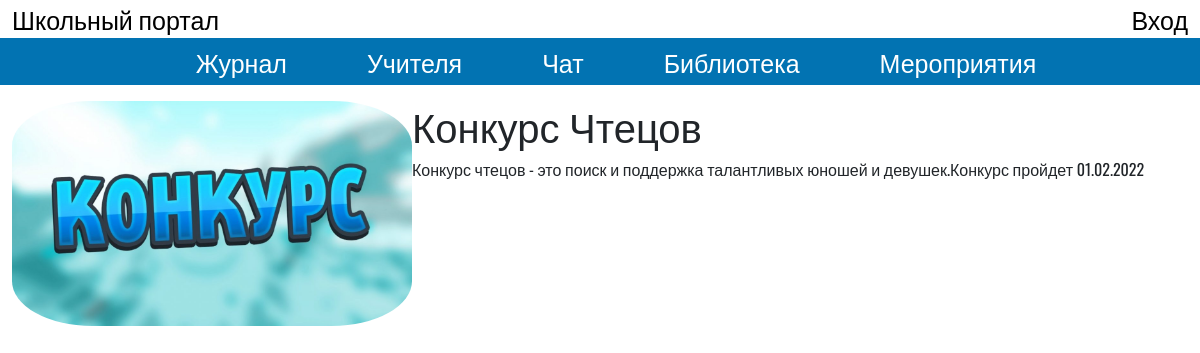
The app's page /candidat.php?id=3 with its own data.
### tables this page shows
CREATE TABLE `events` (
  `id` int(11) NOT NULL,
  `fio` text NOT NULL,
  `about` text NOT NULL,
  `img` text NOT NULL
);

### candidat.php (the view)
<?php
    require_once "blocks/header.php"
?>
    <?php
    $id = $_GET['id'];
    require_once "php/connect.php";
    $sql = "SELECT `fio`, `about`, `img` FROM `events` WHERE `id`='$id'";
    $candidate = $mysql->query($sql)->fetch_assoc();
    ?>
    <main>
        <div class="container">
            <div class="info">
                <img src="<?php echo $candidate['img']; ?>" alt="">
                <div class="content">
                    <h1><?php echo $candidate['fio']; ?></h1>
                    <p><?php echo $candidate['about']; ?></p>
                </div>
            </div>
        </div>
    </main>
    <?php require_once("blocks/footer.php"); ?>

### style/style.css (style rules this page uses)
* { margin: 0; padding: 0; box-sizing: border-box; font-family: 'Oswald', sans-serif; }
.container { width: 100%; max-width: 1200px; margin: 0 auto; }
.info { display: flex; }
.info img { width: 400px; border-radius: 20%; }

### records on screen
events: img (picture), fio "Конкурс Чтецов", about "Конкурс чтецов - это поиск и поддержка талантливых юношей и девушек.Конкурс пройдет 01.02.2022"
